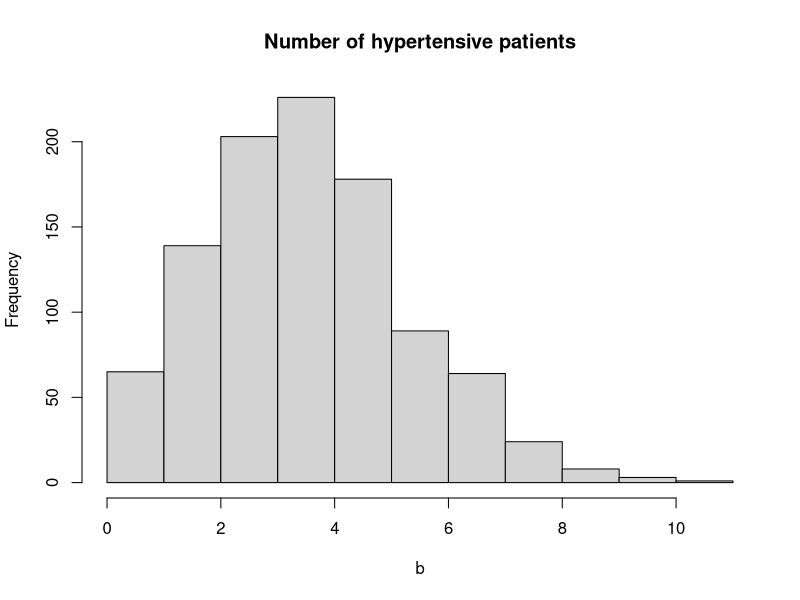

Generate this figure with R:
# Hàmnhịphân được phát biểu bằng định lí như sau:Nếu một thử nghiệm được tiến hành n lần,mỗi lần cho ra kết quả hoặc là thành cônghoặc là thất bại, và gồm xác suất thànhcông được biết trước là p, thì xác suất có k lần thử nghiệm thành công là:
dbinom(2, 3, 0.6)

# Cumulative Binomial probability distribution
# Xác suất thuốc chống loãng xương có hiệu nghiệm là khoảng 70% (tức là p = 0.70). Nếu chúng ta điều trị 10 bệnh nhân, xác suất có tối thiểu 8 bệnh nhân với kết quả tích cực là bao nhiêu? Nói cách khác, nếu gọi X là số bệnh nhân được điều trị thành công,chúngtacầntìmP(X≥8)=?
1 - pbinom(7, 10, 0.7)

# Hàm nhị phân
# Biết rằng trong một quần thể dân số có khoảng 20% người mắc bệnh cao huyết áp; nếu chúng ta tiến hành chọn mẫu 1000 lần, mỗi lần chọn 20 người trong quần thể đó một cách ngẫu nhiên, sự phân phối số bệnh nhân cao huyết áp sẽ như thế nào?

b <- rbinom(1000, 20, 0.2)
hist(b, main="Number of hypertensive patients")